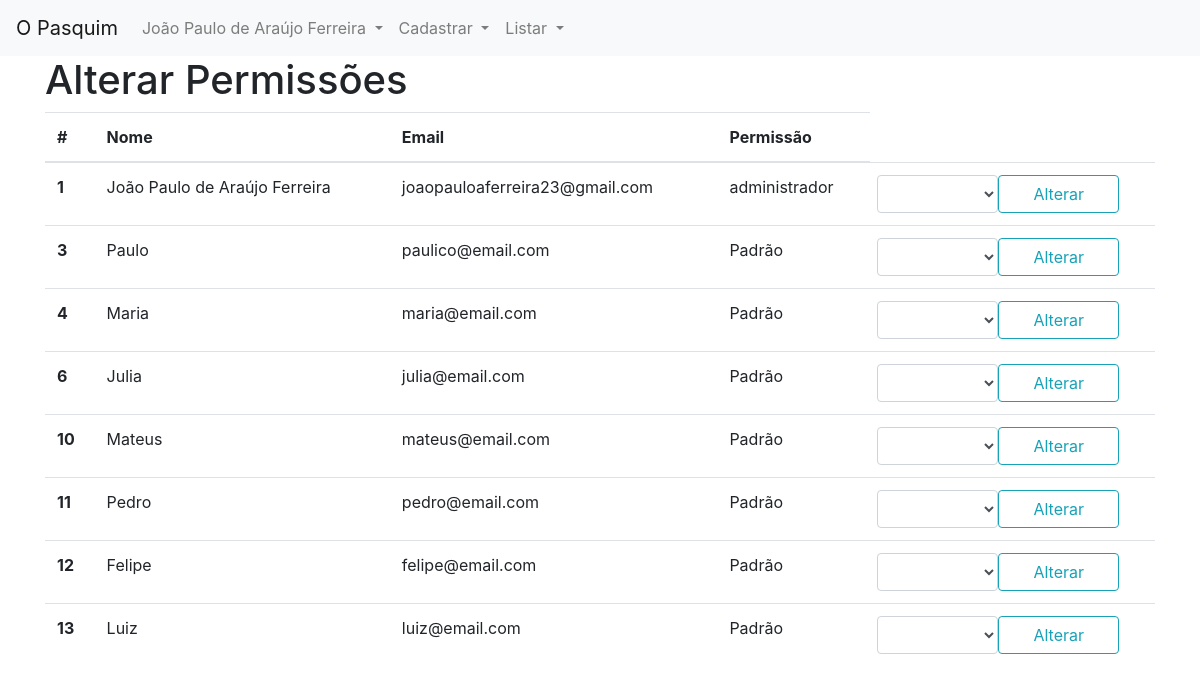
Before: /admin/view/usuario/permissoes.php (signed in) with the older database file.
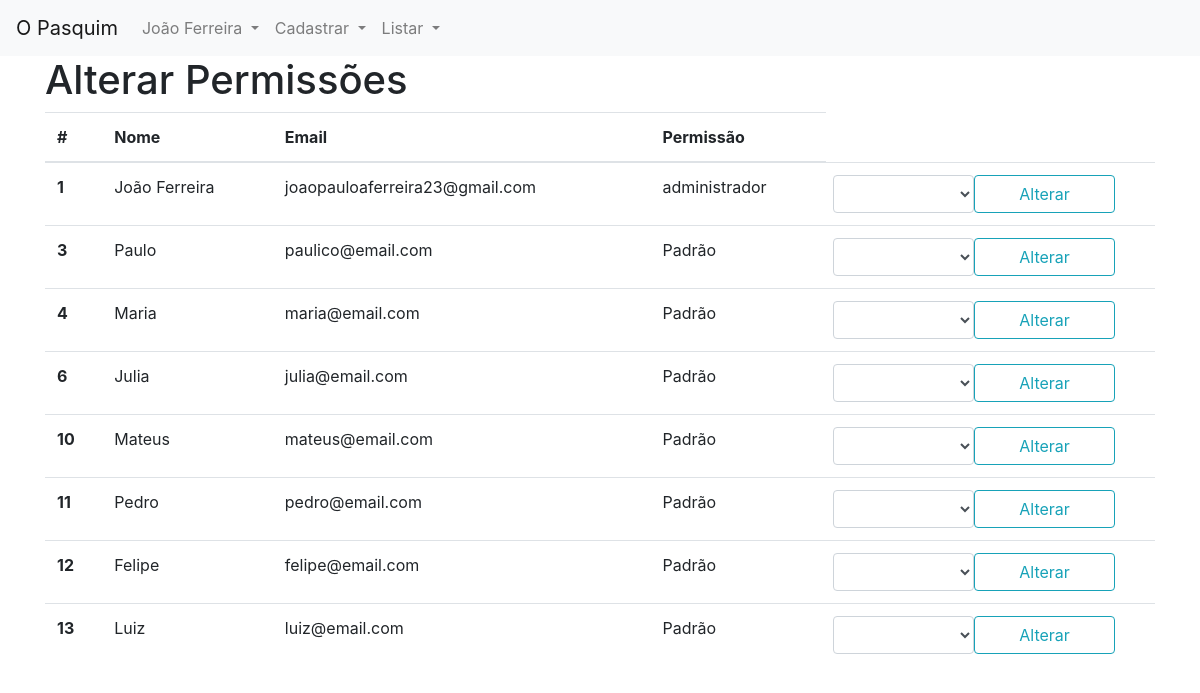
After: the same page with the newer database file.
### tables this page shows
CREATE TABLE `usuarios` (
  `id` int(11) NOT NULL AUTO_INCREMENT,
  `nome` varchar(255) NOT NULL,
  `email` varchar(255) NOT NULL,
  `senha` varchar(255) NOT NULL,
  `nivel_permissao` varchar(255) NOT NULL,
  PRIMARY KEY (`id`)
);

### admin/class/Usuarios.php (the view, shortened to what this page needs)
<?php
	Class Usuarios{
		public static function permissions_list($conexao){
			$users = [];
			$query = "select * from usuarios";
			$result = mysqli_query($conexao, $query);
			while($user = mysqli_fetch_assoc($result)):
				array_push($users, $user);
			endwhile;
			foreach ($users as $u):
				echo	"<tr>
					 		<th scope='row'>".$u['id']."</th>
					 		<td>".$u['nome']."</td>
					 		<td>".$u['email']."</td>
					 		<td>".$u['nivel_permissao']."</td>";
				if($_SESSION['UsuarioNivel'] == "administrador") :
					echo	"<td>
								<form method='post' class='form-row' action='../../model/usuario/permissao.php'>
									<input type='hidden' name='id' value=".$u['id'].">
									<select class='form-control col-md-6' name='permissao'>
										<option></option>
										<option value='Administrador'>Administrador</option>
										<option value='Padrão'>Padrão</option>
									</select>
									<button type='submit' class='btn btn-outline-info col-md-6'>
										Alterar
									</button>
								</form>
							 </td>
					 		 <td>";
				endif;
			    echo	"</tr>";
			endforeach;
		}
	}
?>

### admin/view/includes/header.php (shortened to what this page needs)
<!DOCTYPE html>
<html>
<head>
	<link rel="stylesheet" type="text/css" href="../../css/bootstrap.css">
	<link rel="stylesheet" type="text/css" href="../../css/bootstrap-grid.css">
	<link rel="stylesheet" type="text/css" href="../../css/bootstrap-reboot.css">
	<link rel="stylesheet" type="text/css" href="../../css/style.css">
  <link rel="stylesheet" type="text/css" href="https://cdn.datatables.net/1.10.19/css/jquery.dataTables.css">
</head>
<body>
<?php if (isset($_SESSION['UsuarioID'])): ?>
<nav class="navbar navbar-expand-lg navbar-light bg-light">
  <a class="navbar-brand" href="../../index.php">O Pasquim</a>
  <div class="collapse navbar-collapse" id="navbarSupportedContent">
    <ul class="navbar-nav mr-auto">
      <li class="nav-item dropdown">
        <a class="nav-link dropdown-toggle" href="#" id="navbarDropdown" role="button" data-toggle="dropdown" aria-haspopup="true" aria-expanded="false">
          <?php echo $_SESSION['UsuarioNome'] ?>
        </a>
      </li>
      <li class="nav-item dropdown">
        <a class="nav-link dropdown-toggle" href="#" id="navbarDropdown" role="button" data-toggle="dropdown" aria-haspopup="true" aria-expanded="false">
          Cadastrar
        </a>
      </li>
      <li class="nav-item dropdown">
        <a class="nav-link dropdown-toggle" href="#" id="navbarDropdown" role="button" data-toggle="dropdown" aria-haspopup="true" aria-expanded="false">
          Listar
        </a>
      </li>
    </ul>
  </div>
</nav>
<?php endif; ?>

Changed rows visible on the page:
changed usuarios "joaopauloaferreira23@gmail.com": nome "João Paulo de Araújo Ferreira" → "João Ferreira"
Other visible differences:
$_SESSION['UsuarioNome']: "João Paulo de Araújo Ferreira" → "João Ferreira"
